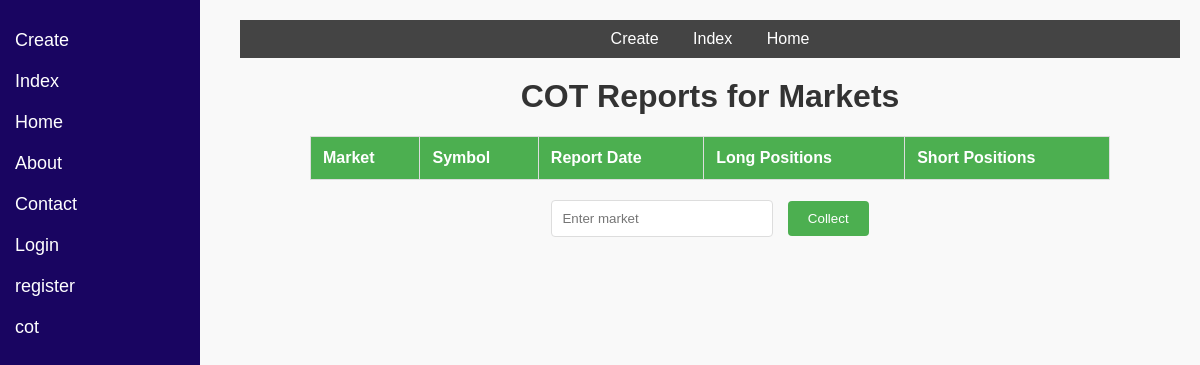
The app's page /cot/, older data.
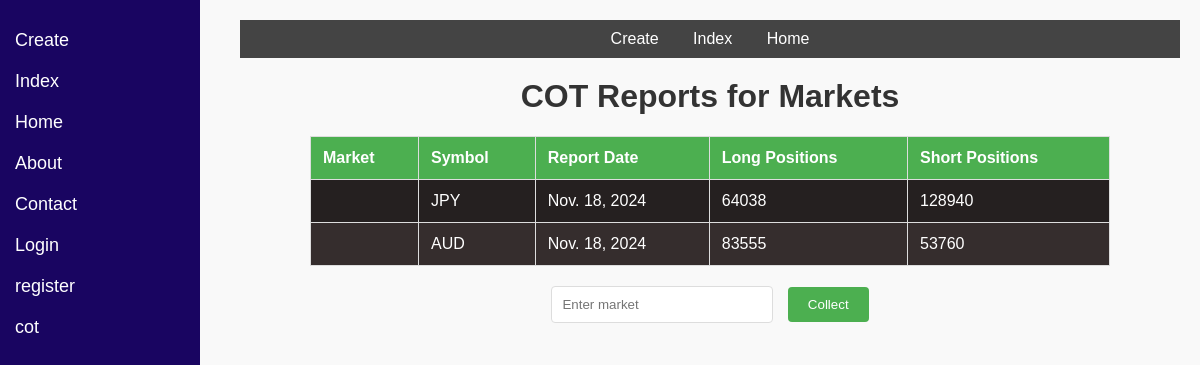
The same page, newer data.
### main/models.py (models this page shows, shortened)
class COTReport(models.Model):
    market = models.ForeignKey(Stock, on_delete=models.CASCADE)
    report_date = models.DateField()
    long_positions = models.IntegerField()
    short_positions = models.IntegerField()

class Stock(models.Model):
    name = models.CharField(max_length=100)
    symbol = models.CharField(max_length=10)

### main/views.py (the view, shortened to what this page needs)
# urls.py: path('cot/', views.view_cot, name='cot'),
def view_cot(request):
    return render(request, 'main/cot.html', {'reports': COTReport.objects.all()})

### main/templates/main/cot.html (shortened to what this page needs)
{% extends 'main/base.html' %}
{% block content %}
<h1>COT Reports for Markets</h1>
<div class="table-container">
    <table class="styled-table">
        <thead>
            <tr>
                <th>Market</th>
                <th>Symbol</th>
                <th>Report Date</th>
                <th>Long Positions</th>
                <th>Short Positions</th>
            </tr>
        </thead>
        <tbody>
            {% for report in reports %}
            <tr onclick="window.location.href='{{ report.market.id }}'">
                <td>{{ report.market.name }}</td>
                <td>{{ report.market.symbol }}</td>
                <td>{{ report.report_date }}</td>
                <td>{{ report.long_positions }}</td>
                <td>{{ report.short_positions }}</td>
            </tr>
            {% endfor %}
        </tbody>
    </table>
</div>
<div class="form-container">
    <form action="" method="post">
        <input type="text" name="market" placeholder="Enter market" class="input-field">
        <button type="submit" name="collect" value="collect" class="submit-button">Collect</button>
    </form>
</div>
{% endblock %}

### main/templates/main/base.html (shortened to what this page needs)
{% load static %}
<!DOCTYPE html>
<html lang="en">
<head>
    <link rel="stylesheet" href="{% static 'mystyles.css' %}">
</head>
<body>
    <div class="sidebar">
        <a href="/create">Create</a>
        <a href="/index">Index</a>
        <a href="/">Home</a>
        <a href="/about">About</a>
        <a href="/contact">Contact</a>
        <a href="/login">Login</a>
        <a href="/register">register</a>
        <a href="/cot">cot</a>
    </div>
    <div class="content">
        <div class="menu">
            <a href="/create">Create</a>
            <a href="/index">Index</a>
            <a href="/">Home</a>
        </div>
        {% block content %}{% endblock %}
    </div>
</body>
<footer><p>this site is made with django</p></footer>
</html>

### static/mystyles.css (style rules this page uses)
body { margin: 0; background-color: black; color: white; font-family: Arial, sans-serif; }
.sidebar { height: 100vh; width: 200px; position: fixed; top: 0; left: 0; background-color: #190561; padding-top: 20px; overflow-x: hidden; }
.sidebar a { padding: 10px 15px; text-decoration: none; font-size: 18px; color: white; display: block; text-align: left; }
.content { margin-left: 220px; padding: 20px; }
body { background-image: url('https://media.istockphoto.com/id/1262967772/vector/stockmarketconcept.jpg?s=1024x1024&w=is&k=20&c=fwwbUWBLMnqbLGltuINbJilTp5ufjGKhvlBSVVEoGF4=') }
.menu { text-align: center; padding: 10px; background-color: #444; }
.menu a { margin: 0 15px; text-decoration: none; color: white; }
body { font-family: Arial, sans-serif; background-color: #f9f9f9; margin: 0; padding: 0; }
h1 { text-align: center; margin-top: 20px; color: #333; }
.table-container { margin: 20px auto; width: 90%; max-width: 800px; overflow-x: auto; }
.styled-table { border-collapse: collapse; width: 100%; background-color: #352d2d; box-shadow: 0 2px 5px rgba(0, 0, 0, 0.1); }
.styled-table th, .styled-table td { text-align: left; padding: 12px; border: 1px solid #ddd; }
.styled-table thead { background-color: #4CAF50; color: #fff; }
.styled-table tbody tr:nth-child(odd) { background-color: #252020; }
.form-container { text-align: center; margin-top: 20px; }
.input-field { padding: 10px; width: 200px; border: 1px solid #ddd; border-radius: 4px; margin-right: 10px; }
.submit-button { padding: 10px 20px; border: none; background-color: #4CAF50; color: white; border-radius: 4px; cursor: pointer; }

Row changes from the older to the newer data that the page shows:
added COTReport: market.symbol "JPY", report_date "Nov. 18, 2024", long_positions "64038", short_positions "128940"
added COTReport: market.symbol "AUD", report_date "Nov. 18, 2024", long_positions "83555", short_positions "53760"
